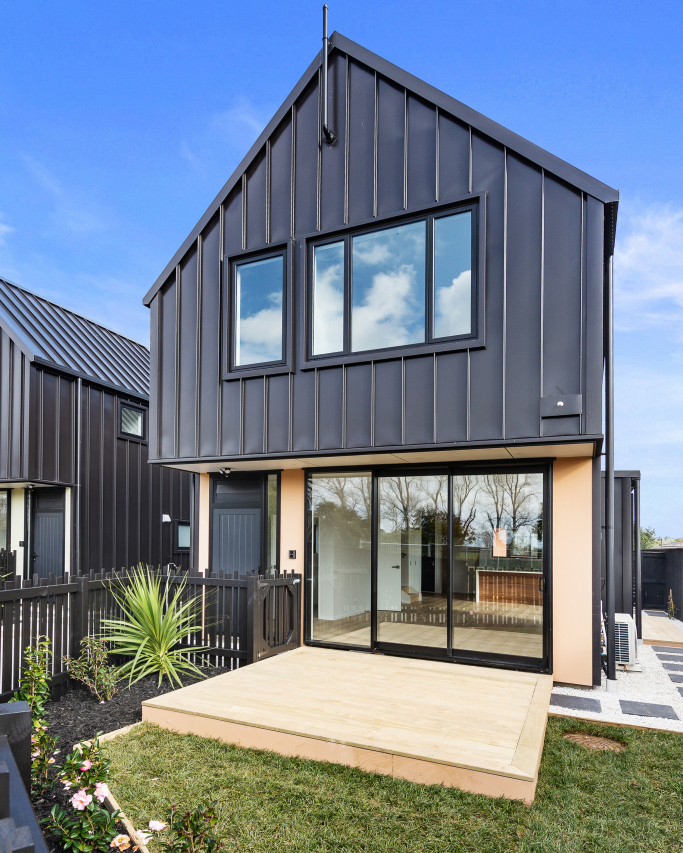
#> input picture nami-website/design/instagram/photos/glen-innes/01.jpg, 1365 x 1706 px (shown at 1/2 size)
$ python woodblock.py ../design/instagram/photos/glen-innes/01.jpg ../design/instagram/photos/glen-innes/02.jpg 3 ../design/instagram/photos/glen-innes/02.jpg
#> lines starting #> are read from the running program, lines starting #| are printed output that depends on the picture
"""Turn an illustration into a woodblock-print look: flat inks from a small
palette, crisp shape edges, a faint wood grain inside each ink and paper
showing through. Undoes the smeared, painted look of AI upscaling.
Usage: python scripts/woodblock.py in.jpg out.jpg [colours] [fine]"""
import sys
import cv2
import numpy as np

PAPER = np.array([217, 232, 242], np.float32)  # BGR, --color-cream


def woodblock(img, k=12, seed=3, fine=False):
#> called with k = 3, seed = 3, fine = False
    h, w = img.shape[:2]
#> h = 1706; w = 1365
    # 1. flatten the brush texture so shapes read as areas of ink
    # fine: lighter flattening, for pictures carried by thin lines
    flat = cv2.pyrMeanShiftFiltering(img, 3, 10) if fine else cv2.pyrMeanShiftFiltering(img, 6, 16)
#> img is the input picture: shape (1706, 1365, 3); mean B, G, R 146.3, 129.9, 116.7
    flat = cv2.bilateralFilter(flat, 5 if fine else 7, 30, 5 if fine else 7)
    # 2. a small set of inks, as if cut on separate blocks
    lab = cv2.cvtColor(flat, cv2.COLOR_BGR2LAB).reshape(-1, 3).astype(np.float32)
    crit = (cv2.TERM_CRITERIA_EPS + cv2.TERM_CRITERIA_MAX_ITER, 30, 0.5)
    cv2.setRNGSeed(seed)
    _, labels, centers = cv2.kmeans(lab, k, None, crit, 3, cv2.KMEANS_PP_CENTERS)
#> centers = [[207.2, 126.6, 136.7], [81.94, 127.1, 128], [163.7, 135, 84.41]]
    labels = labels.reshape(h, w).astype(np.uint8)
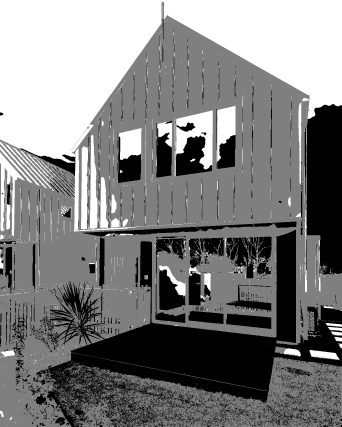
#> labels: shape (1706, 1365) (shown at 1/4 size); min 0, max 2, mean 1.01; drawn with min black and max white
    # 3. clean the cut: a mode filter removes specks and smooths edges
    m = 3 if fine else 5
    votes = np.stack([cv2.blur((labels == i).astype(np.float32), (m, m)) for i in range(k)])
    labels = votes.argmax(0).astype(np.uint8)
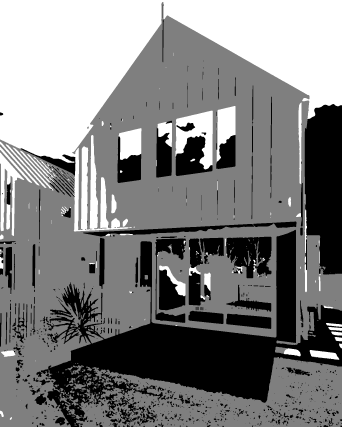
#> labels: shape (1706, 1365) (shown at 1/4 size); min 0, max 2, mean 1.01; drawn with min black and max white
    inks = cv2.cvtColor(centers[None].astype(np.uint8), cv2.COLOR_LAB2BGR)[0].astype(np.float32)
#> inks = [[187, 202, 204], [76, 75, 72], [233, 155, 111]]
    out = inks[labels]
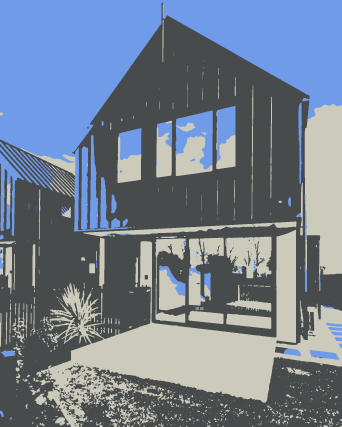
#> out: shape (1706, 1365, 3) float32 (shown at 1/4 size); mean of channels 0, 1, 2 145, 127.4, 113.7; drawn as B, G, R
    # the lightest, least saturated ink is the paper itself
    paper_i = int(np.argmin(np.abs(inks - PAPER).sum(1)))
#> paper_i = 0
    on_paper = np.zeros((h, w, 1), np.float32)
    if np.abs(inks[paper_i] - PAPER).sum() < 60:
        out[labels == paper_i] = PAPER
        on_paper[labels == paper_i] = 1
    ink = 1 - on_paper  # grain and fibre only where ink was laid
    # 4. wood grain: long soft streaks, stronger in darker inks
    rng = np.random.default_rng(seed)
    grain = rng.normal(0, 1, (h // 6 + 1, w // 60 + 1)).astype(np.float32)
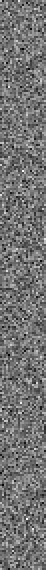
#> grain: shape (285, 23) float32 (shown 2 times larger); min -3.36, max 4.04, mean 0.00422; drawn with min black and max white
    grain = cv2.resize(grain, (w, h), interpolation=cv2.INTER_CUBIC)
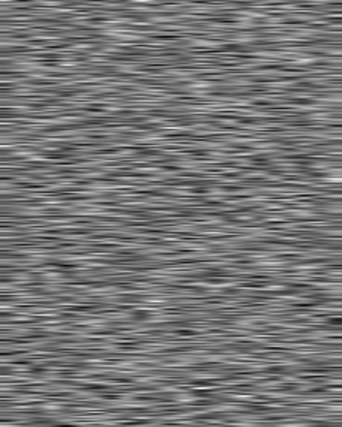
#> grain: shape (1706, 1365) float32 (shown at 1/4 size); min -3.44, max 4.05, mean 0.00422; drawn with min black and max white
    grain = cv2.GaussianBlur(grain, (0, 0), 1.2)
    dark = 1 - out.mean(2, keepdims=True) / 255
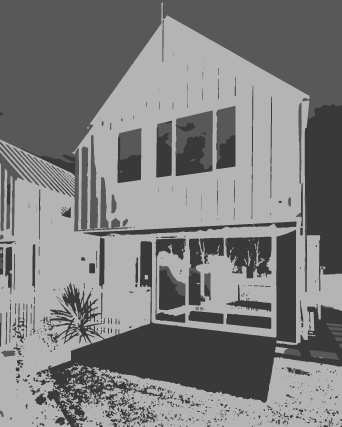
#> dark: shape (1706, 1365, 1) float32 (shown at 1/4 size); min 0.225, max 0.708, mean 0.497
    out = out * (1 + grain[..., None] * 0.035 * (0.3 + dark) * ink)
    # 5. uneven ink: the paper fibre shows through, a little more in solid areas
    fib = rng.normal(0, 1, (h, w)).astype(np.float32)
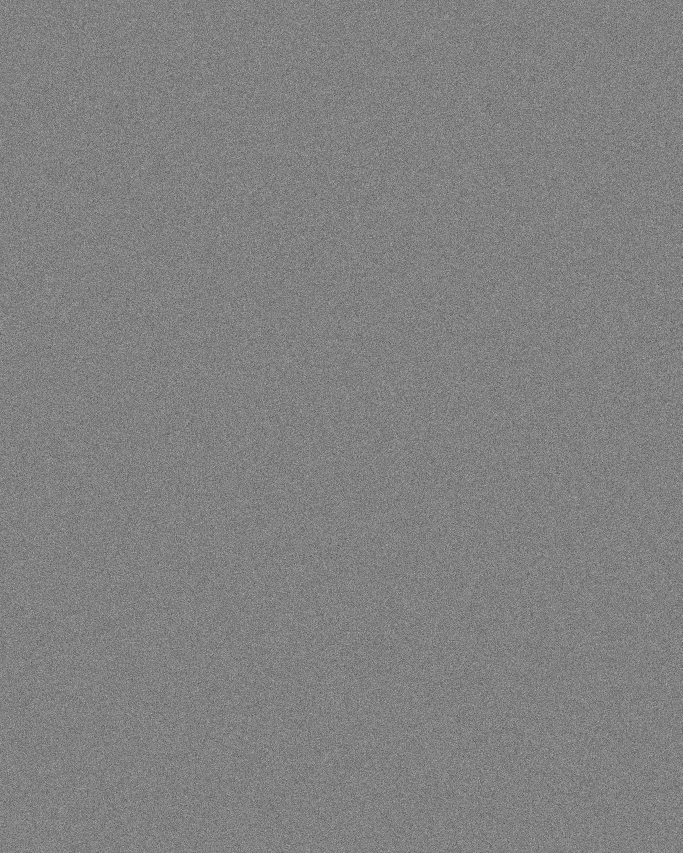
#> fib: shape (1706, 1365) float32 (shown at 1/2 size); min -5.62, max 5.45, mean -0.00105; drawn with min black and max white
    fib = cv2.GaussianBlur(fib, (0, 0), 0.7)
    out = out + fib[..., None] * 5 * (0.1 + dark) * ink
    # key block: in fine mode, print the original's thin lines back over the inks
    if fine:
        src = img.astype(np.float32)
        detail = np.abs(src - cv2.medianBlur(img, 7).astype(np.float32)).sum(2)
        line = np.clip((detail - 14) / 24, 0, 1)
        line = cv2.GaussianBlur(line, (0, 0), 0.6)[..., None]
        out = out * (1 - line) + src * line
    # 6. a hair of softness on the cut edge, like ink pressed into paper
    out = cv2.GaussianBlur(out, (0, 0), 0.6)
    return np.clip(out, 0, 255).astype(np.uint8)


if __name__ == "__main__":
    src, dst = sys.argv[1], sys.argv[2]
    k = int(sys.argv[3]) if len(sys.argv) > 3 else 12
    fine = len(sys.argv) > 4 and sys.argv[4] == "fine"
    cv2.imwrite(dst, woodblock(cv2.imread(src), k, fine=fine), [cv2.IMWRITE_JPEG_QUALITY, 90])

$ run again, on nami-website/design/instagram/photos/glen-innes/03.jpg
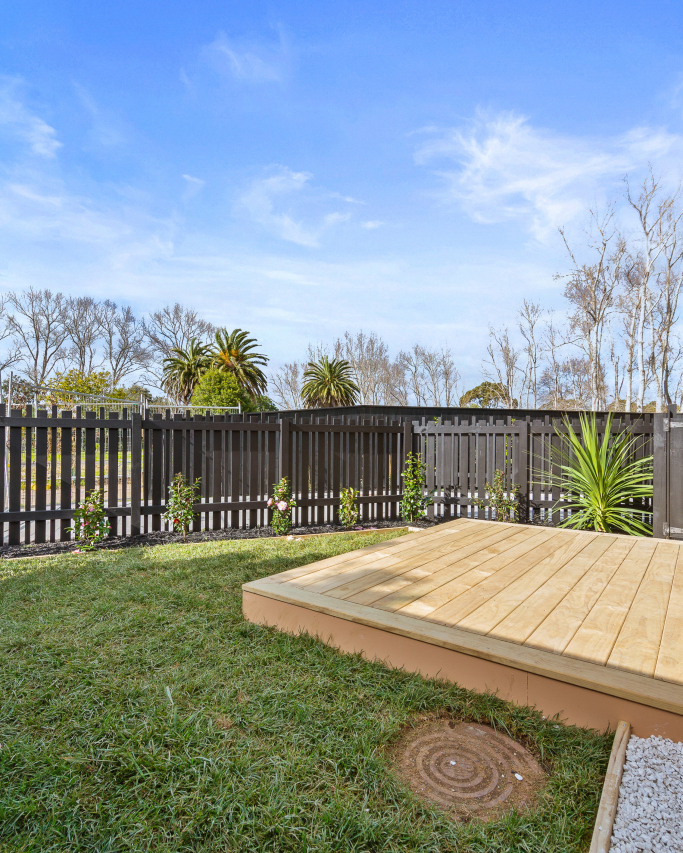
#> input picture nami-website/design/instagram/photos/glen-innes/03.jpg, 1365 x 1706 px (shown at 1/2 size)
#> h = 1706; w = 1365
#> in woodblock, img is the input picture: shape (1706, 1365, 3); mean B, G, R 155.8, 151.5, 138.2
#> centers = [[137.5, 123.5, 148.5], [68.3, 122.6, 143.2], [201.9, 129.6, 106.7]]
#> inks = [[94, 130, 133], [40, 65, 62], [236, 196, 174]]
#> in woodblock, `out = inks[labels]`:
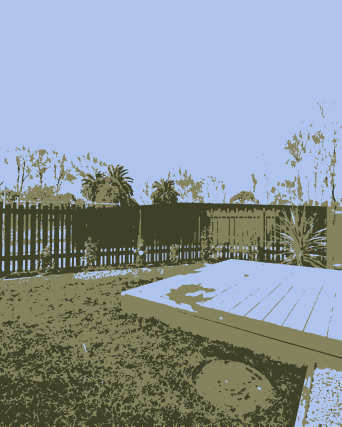
#> out: shape (1706, 1365, 3) float32 (shown at 1/4 size); mean of channels 0, 1, 2 156.6, 148.7, 139.3; drawn as B, G, R
#> paper_i = 2
#> in woodblock, `dark = 1 - out.mean(2, keepdims=True) / 255`:
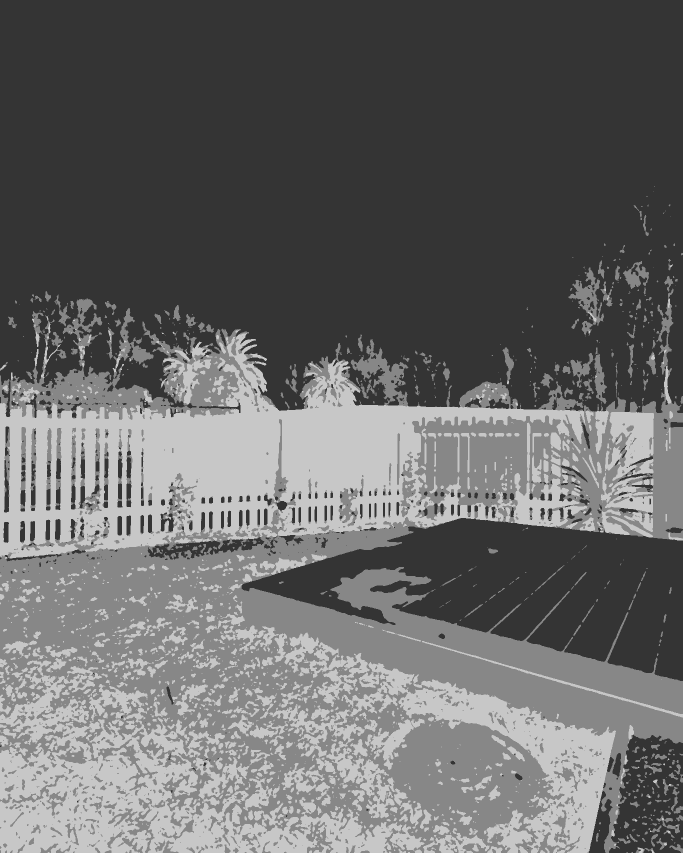
#> dark: shape (1706, 1365, 1) float32 (shown at 1/2 size); min 0.208, max 0.782, mean 0.415

$ run again, on nami-website/design/instagram/photos/glen-innes/04.jpg
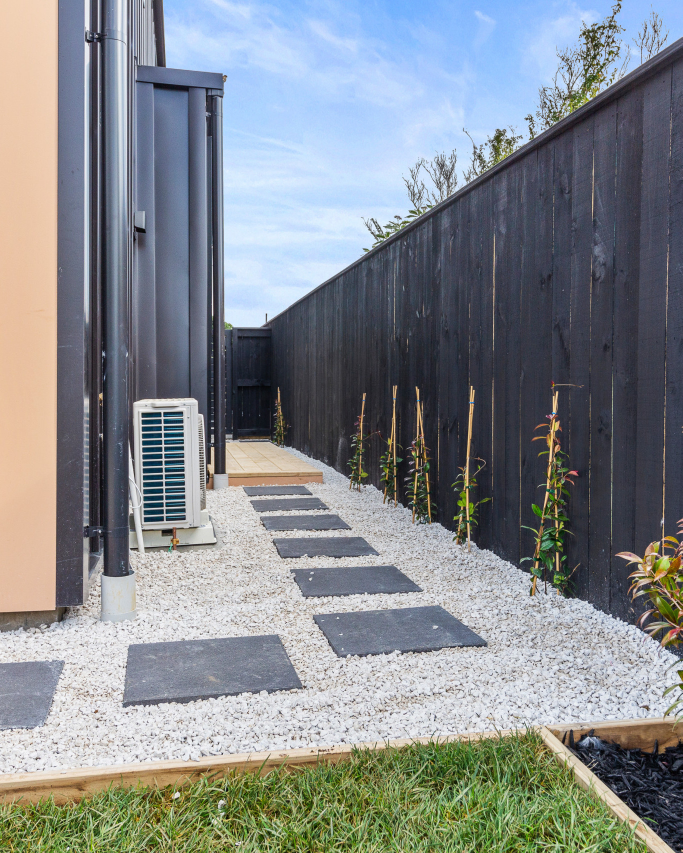
#> input picture nami-website/design/instagram/photos/glen-innes/04.jpg, 1365 x 1706 px (shown at 1/2 size)
#> h = 1706; w = 1365
#> in woodblock, img is the input picture: shape (1706, 1365, 3); mean B, G, R 140.7, 137.2, 132.5
#> centers = [[213, 128.4, 123.6], [62.9, 128.4, 123.2], [133.8, 124.6, 133.4]]
#> inks = [[216, 207, 202], [65, 58, 54], [116, 126, 121]]
#> in woodblock, `out = inks[labels]`:
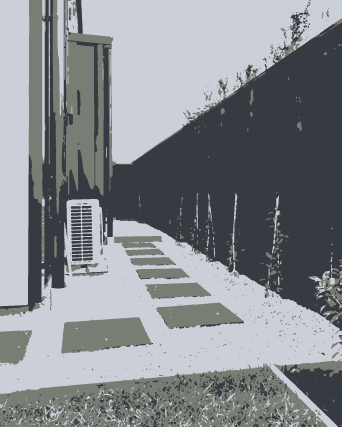
#> out: shape (1706, 1365, 3) float32 (shown at 1/4 size); mean of channels 0, 1, 2 143.9, 138.3, 134; drawn as B, G, R
#> paper_i = 0
#> in woodblock, `dark = 1 - out.mean(2, keepdims=True) / 255`:
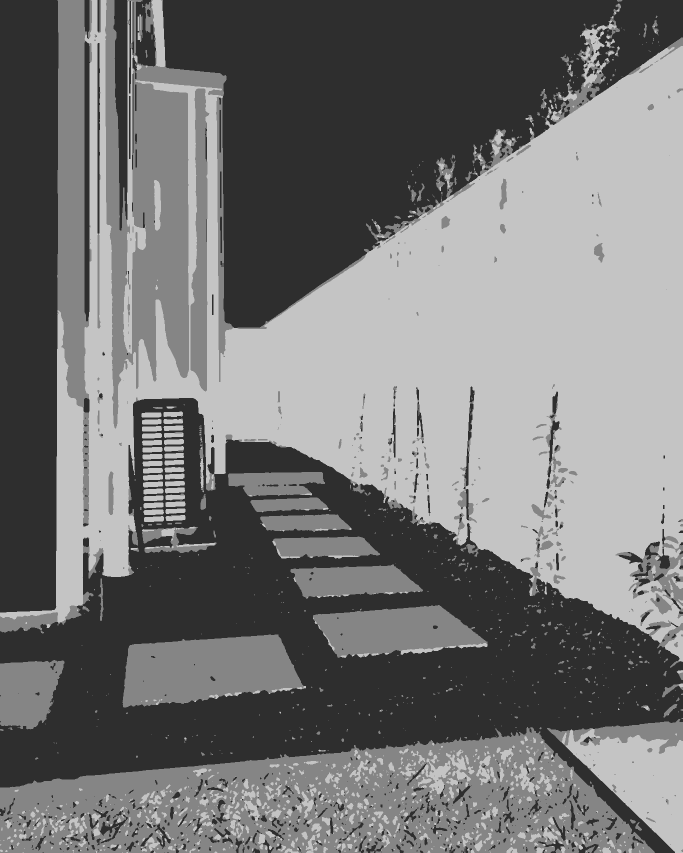
#> dark: shape (1706, 1365, 1) float32 (shown at 1/2 size); min 0.183, max 0.769, mean 0.461
